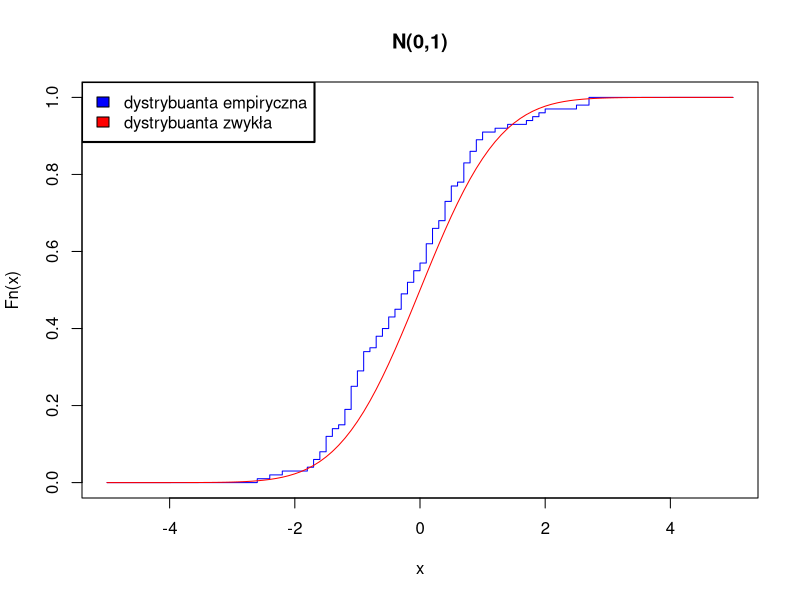
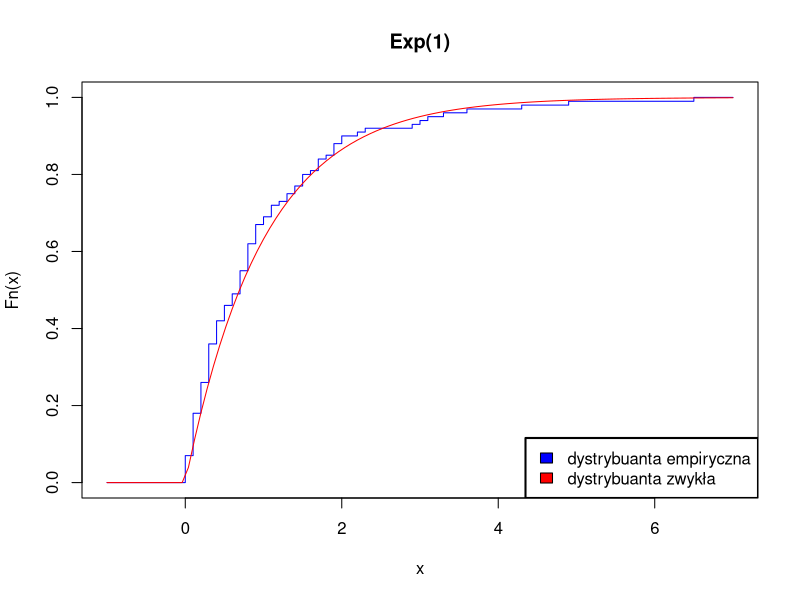
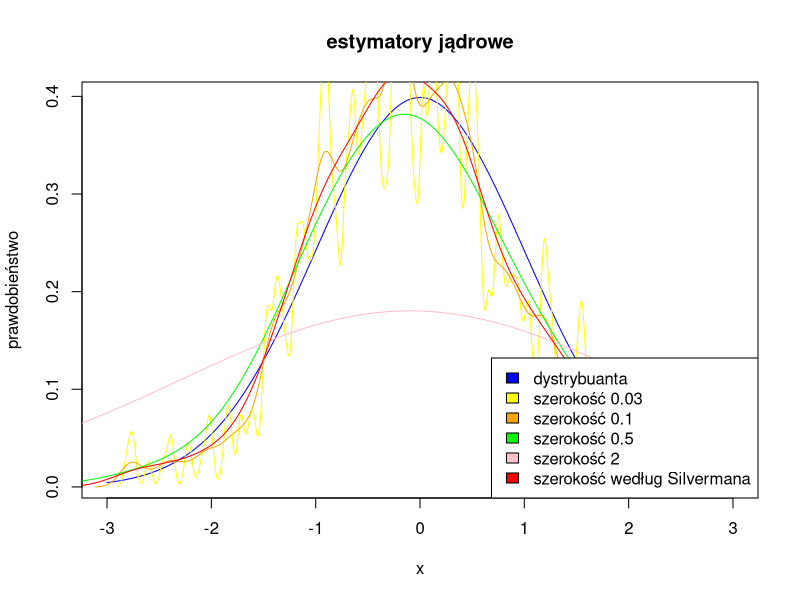
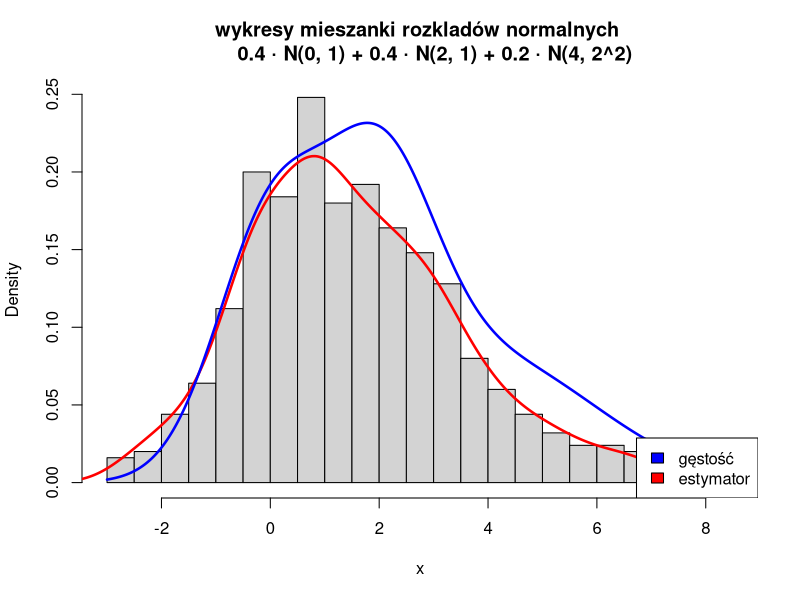

These charts were generated, in order, by the following R code:
## ---- chunk 1
n <- rnorm(100,sd=1,mean=0)

Fn <- ecdf(n)
x <- seq(-5, 5, by=0.1)
plot( x,   Fn(x), main="N(0,1)", type="S", col="blue")
#plot( Fn, main="N(0,1)", col="blue")


x <- seq(3, 3.6, by=0.01)
curve(pnorm(x, sd=1,mean=0), col = "red", add = TRUE)

legend(x = "topleft", box.lwd = 2 ,   
       legend=c("dystrybuanta empiryczna", "dystrybuanta zwykła"),  
       fill = c("blue","red")) 

## ---- chunk 2
n <- rexp(100,rate=1)

Fn <- ecdf(n)
x <- seq(-1, 7, by=0.1)
plot(x,Fn(x), main="Exp(1)", type="S",col="blue")


x <- seq(-1, 5, by=0.01)
curve(pexp(x,rate=1), col = "red", add = TRUE)

legend(x = "bottomright", box.lwd = 2 ,   
       legend=c("dystrybuanta empiryczna", "dystrybuanta zwykła"),  
       fill = c("blue","red")) 

## ---- chunk 3


n <- 100
alfa <- 0.05
#x ilość punktów dystrybuanty które leżą w przedziale ufności
x <- 0

epsilon= (log(2/alfa)/(2*n))**(1/2)

for (i in 1:1000){
  
  e <- rexp(100,rate=1)

  Fn <- ecdf(e)
  
  for ( j in e){
    
    Fe <- pexp(j, rate=1)
    L <- max(Fn(j) - epsilon, 0)
    U <- min(Fn(j) + epsilon, 1)
    
    if (!( L<= Fe  && Fe<=U)){
      x<- x+1
      break
    }
    
  }
  
  
}

print(1-(x/1000))




## ---- chunk 4


n <- 100
alfa <- 0.05
#x ilość punktów dystrybuanty które leżą w przedziale ufności
x <- 0

epsilon= (log(2/alfa)/(2*n))**(1/2)

for (i in 1:1000){
  
  e <- rnorm(100,mean=0, sd=1)

  Fn <- ecdf(e)
  
  for ( j in e){
    
    Fe <- pnorm(j, mean=0, sd=1)
    L <- max(Fn(j) - epsilon, 0)
    U <- min(Fn(j) + epsilon, 1)
    
    if (!( L<= Fe  && Fe<=U)){
      x<- x+1
      break
    }
    
  }
  
  
}

print(1-x/1000)




## ---- chunk 5
n=rnorm(500, mean=0, sd=1)

x <- seq(-3, 3.6, by=0.01)
curve(dnorm(x, mean=0,sd=1 ), col="blue", from=-3, to=3 , main="estymatory jądrowe", ylab="prawdobieństwo")
lines(density(n, bw=0.03), col = "yellow")
lines(density(n, bw=0.1), col = "orange")
lines(density(n, bw=0.5), col = "green")
lines(density(n, bw=2), col = "pink")

silver <- 0.9*min(sd(n), IQR(n)/1.34 )*500**(-1/5)

lines(density(n, bw=silver), col = "red")


legend(x = "bottomright", box.lwd = 1 ,   
       legend=c("dystrybuanta", "szerokość 0.03", "szerokość 0.1", "szerokość 0.5", "szerokość 2", "szerokość według Silvermana"),  
       fill = c("blue","yellow","orange", "green", "pink", "red"), )

## ---- chunk 6
u <- runif(500, )

x <- c()

for( i in u){
  
  if(i<0.4){
    x<- c(x,rnorm(1, mean=0,sd=1))
  } else if (i<0.8){
    x<- c(x,rnorm(1, mean=2,sd=1))
  } else {
    x<- c(x,rnorm(1, mean=4,sd=2))
  }
}

x_1= seq(from=-3, to=10,by=0.01)
#print(x)
silver <- 0.9*min(sd(x), IQR(x)/1.34 )*500**(-1/5)
cos <- density(x, kernel="gaussian", bw = silver)

#reguła Freedmana-Diaconisa

w<-seq(-3,10,by=0.01)
IQR_value <- IQR(x)
n <- length(x)
h <- 2 * IQR_value * n^(-1/3)
liczba_klas_FD <- ceiling((max(x) - min(x)) / h)

hist(x, breaks=liczba_klas_FD, freq=FALSE, main="wykresy mieszanki rozkladów normalnych 
     0.4 · N(0, 1) + 0.4 · N(2, 1) + 0.2 · N(4, 2^2)")
lines(cos, lwd=2.5, col="red")
lines( x_1, 0.4*dnorm( x_1,0,1)+0.4*dnorm(x_1, 2,1)+0.4*dnorm( x_1,4,2), lwd=2.5, col="blue" )
legend(x = "bottomright", box.lwd = 1 ,   
       legend=c("gęstość", "estymator"),  
       fill = c("blue", "red"), )

